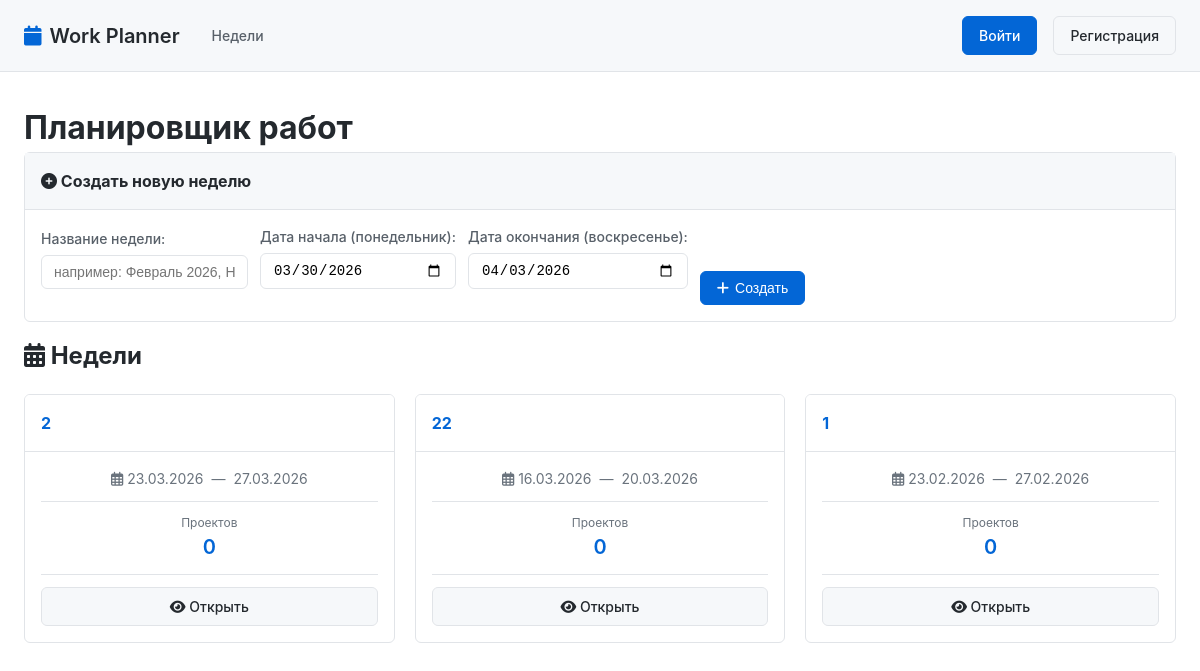
Before: / with the older database file.
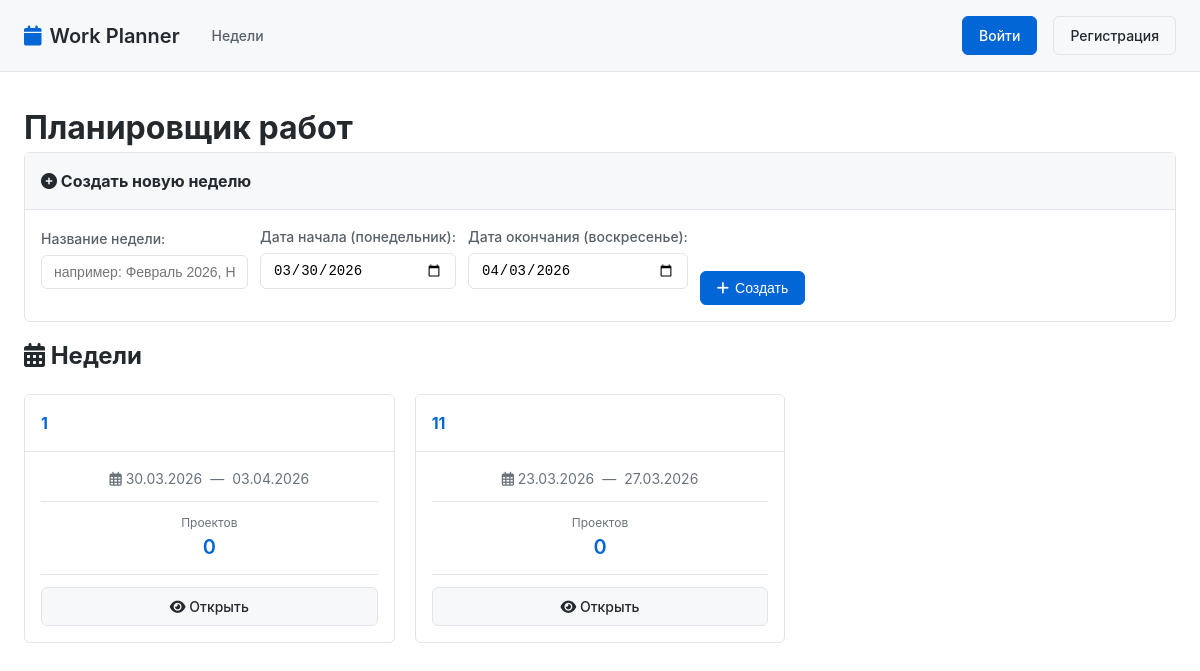
After: the same page with the newer database file.
### models.py (models this page shows)
class Week(db.Model):
    __tablename__ = 'weeks'
    id = db.Column(db.Integer, primary_key=True)
    name = db.Column(db.String(100), nullable=False)
    start_date = db.Column(db.Date, nullable=False)
    end_date = db.Column(db.Date, nullable=False)
    created_by = db.Column(db.Integer, db.ForeignKey('users.id'), nullable=True)
    created_at = db.Column(db.DateTime, default=datetime.utcnow)
    is_active = db.Column(db.Boolean, default=True)
    custom_days = db.relationship('CustomDay', backref='week', foreign_keys='CustomDay.week_id', cascade='all, delete-orphan')

### app.py (the view)
@app.route('/')
def index():
    weeks = Week.query.order_by(Week.start_date.desc()).all()
    return render_template('index.html', weeks=weeks)

### templates/index.html (shortened to what this page needs)
{% extends "base.html" %}
{% block content %}
<div class="container">
    <div class="row">
        <div class="col">
            <h1>Планировщик работ</h1>
            <div class="card">
                <div class="card-header">
                    <h2><i class="fas fa-plus-circle"></i> Создать новую неделю</h2>
                </div>
                <div class="card-body">
                    <form action="{{ url_for('add_week') }}" method="POST" class="form-inline">
                        <div class="form-group">
                            <label for="name">Название недели:</label>
                            <input type="text" id="name" name="name" required
                                   placeholder="например: Февраль 2026, Неделя 1"
                                   class="form-control">
                        </div>
                        <div class="form-group">
                            <label for="start_date">Дата начала (понедельник):</label>
                            <input type="date" id="start_date" name="start_date" required class="form-control">
                        </div>
                        <div class="form-group">
                            <label for="end_date">Дата окончания (воскресенье):</label>
                            <input type="date" id="end_date" name="end_date" required class="form-control">
                        </div>
                        <button type="submit" class="btn btn-primary">
                            <i class="fas fa-plus"></i> Создать
                        </button>
                    </form>
                </div>
            </div>
            <div class="weeks-history">
                <h2><i class="fas fa-calendar-alt"></i> Недели</h2>
                {% if weeks %}
                    <div class="weeks-grid">
                        {% for week in weeks %}
                        <div class="week-card">
                            <div class="card-header">
                                <h3>
                                    <a href="{{ url_for('week_detail', week_id=week.id) }}">
                                        {{ week.name }}
                                    </a>
                                </h3>
                            </div>
                            <div class="card-body">
                                <div class="week-dates">
                                    <span><i class="far fa-calendar-alt"></i> {{ week.start_date.strftime('%d.%m.%Y') }}</span>
                                    <span>—</span>
                                    <span>{{ week.end_date.strftime('%d.%m.%Y') }}</span>
                                </div>
                                <div class="week-stats">
                                    <div class="stat">
                                        <span class="stat-label">Проектов</span>
                                        <span class="stat-value">{{ week.projects|length }}</span>
                                    </div>
                                </div>
                                <a href="{{ url_for('week_detail', week_id=week.id) }}"
                                   class="btn btn-block">
                                    <i class="fas fa-eye"></i> Открыть
                                </a>
                            </div>
                        </div>
                        {% endfor %}
                    </div>
                {% endif %}
            </div>
        </div>
    </div>
</div>
{% endblock %}

### templates/base.html (shortened to what this page needs)
<!DOCTYPE html>
<html lang="ru">
<head>
    <link rel="stylesheet" href="https://cdnjs.cloudflare.com/ajax/libs/font-awesome/6.0.0/css/all.min.css">
    <link rel="stylesheet" href="{{ url_for('static', filename='style.css') }}">
</head>
<body>
    <header class="header">
        <div class="container header-container">
            <div class="header-left">
                <a href="{{ url_for('index') }}" class="logo">
                    <i class="fas fa-calendar"></i>
                    <span>Work Planner</span>
                </a>
                <nav class="main-nav">
                    <a href="{{ url_for('index') }}" class="nav-link">Недели</a>
                </nav>
            </div>
            <div class="header-right">
                {% if current_user.is_authenticated %}
                <div class="user-menu">
                    <img src="{{ current_user.avatar_url }}" alt="" class="avatar">
                    <span class="username">{{ current_user.username }}</span>
                    <a href="{{ url_for('profile') }}" class="btn btn-sm">Профиль</a>
                    <a href="{{ url_for('auth.logout') }}" class="btn btn-sm">Выйти</a>
                </div>
                {% else %}
                <a href="{{ url_for('auth.login') }}" class="btn btn-primary">Войти</a>
                <a href="{{ url_for('auth.register') }}" class="btn">Регистрация</a>
                {% endif %}
            </div>
        </div>
    </header>
    <main class="main">
        {% block content %}{% endblock %}
    </main>
</body>
</html>

### static/style.css (style rules this page uses)
:root { --bg-primary: #ffffff; --bg-secondary: #f6f8fa; --bg-tertiary: #f1f1f1; --text-primary: #24292e; --text-secondary: #586069; --text-muted: #6a737d; --border-color: #e1e4e8; --primary-color: #0366d6; --success-color: #28a745; --danger-color: #cb2431; --warning-color: #f9c513; }
* { margin: 0; padding: 0; box-sizing: border-box; }
body { font-family: -apple-system, BlinkMacSystemFont, "Segoe UI", Roboto, Helvetica, Arial, sans-serif; line-height: 1.5; color: var(--text-primary); background-color: var(--bg-primary); }
.container { max-width: 1280px; margin: 0 auto; padding: 0 24px; }
.header { background-color: var(--bg-secondary); border-bottom: 1px solid var(--border-color); padding: 16px 0; position: sticky; top: 0; z-index: 100; }
.header-container { display: flex; justify-content: space-between; align-items: center; }
.header-left { display: flex; align-items: center; gap: 24px; }
.logo { display: flex; align-items: center; gap: 8px; font-size: 20px; font-weight: 600; color: var(--text-primary); text-decoration: none; }
.logo i { color: var(--primary-color); }
.main-nav { display: flex; gap: 16px; }
.nav-link { color: var(--text-secondary); text-decoration: none; font-size: 14px; font-weight: 500; padding: 4px 8px; border-radius: 6px; transition: all 0.2s; }
.header-right { display: flex; align-items: center; gap: 16px; }
.main { padding: 32px 0; min-height: calc(100vh - 140px); }
.btn { display: inline-flex; align-items: center; gap: 6px; padding: 8px 16px; border: 1px solid var(--border-color); border-radius: 6px; background-color: var(--bg-secondary); color: var(--text-primary); font-size: 14px; font-weight: 500; text-decoration: none; cursor: pointer; transition: all 0.2s; }
.btn-primary { background-color: var(--primary-color); border-color: var(--primary-color); color: white; }
.btn-block { display: block; width: 100%; text-align: center; }
.card { background-color: var(--bg-primary); border: 1px solid var(--border-color); border-radius: 6px; margin-bottom: 16px; }
.card-header { padding: 16px; border-bottom: 1px solid var(--border-color); background-color: var(--bg-secondary); font-weight: 600; display: flex; justify-content: space-between; align-items: center; }
.card-header h2, .card-header h3 { margin: 0; font-size: 16px; }
.card-body { padding: 16px; }
.form-group { margin-bottom: 16px; }
.form-group label { display: block; margin-bottom: 6px; font-size: 14px; font-weight: 500; color: var(--text-secondary); }
.form-control { width: 100%; padding: 8px 12px; border: 1px solid var(--border-color); border-radius: 6px; font-size: 14px; background-color: var(--bg-primary); }
.form-inline { display: flex; gap: 12px; align-items: flex-end; flex-wrap: wrap; }
.weeks-grid { display: grid; grid-template-columns: repeat(auto-fill, minmax(300px, 1fr)); gap: 20px; margin-top: 20px; }
.week-card { border: 1px solid var(--border-color); border-radius: 6px; overflow: hidden; transition: all 0.2s; }
.week-card .card-header { background-color: var(--bg-primary); border-bottom: 1px solid var(--border-color); padding: 16px; }
.week-card h3 { font-size: 16px; margin: 0; }
.week-card h3 a { color: var(--primary-color); text-decoration: none; }
.week-card .card-body { padding: 16px; }
.week-dates { display: flex; align-items: center; justify-content: center; gap: 8px; margin-bottom: 12px; color: var(--text-muted); font-size: 14px; }
.week-stats { display: flex; justify-content: space-around; padding: 12px 0; border-top: 1px solid var(--border-color); border-bottom: 1px solid var(--border-color); margin: 12px 0; }
.stat { text-align: center; }
.stat-label { display: block; font-size: 12px; color: var(--text-muted); }
.stat-value { display: block; font-size: 20px; font-weight: 600; color: var(--primary-color); }

Changed rows visible on the page:
removed Week: name "2", start_date "23.03.2026", end_date "27.03.2026", projects|length "0"
removed Week: name "22", start_date "16.03.2026", end_date "20.03.2026", projects|length "0"
removed Week: name "1", start_date "23.02.2026", end_date "27.02.2026", projects|length "0"
added Week: name "1", start_date "30.03.2026", end_date "03.04.2026", projects|length "0"
added Week: name "11", start_date "23.03.2026", end_date "27.03.2026", projects|length "0"
